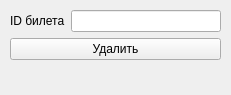
<?xml version="1.0" encoding="UTF-8"?>
<ui version="4.0">
 <class>Ticket_del_form</class>
 <widget class="QWidget" name="Ticket_del_form">
  <property name="geometry">
   <rect>
    <x>0</x>
    <y>0</y>
    <width>231</width>
    <height>95</height>
   </rect>
  </property>
  <property name="windowTitle">
   <string>Удаление билета</string>
  </property>
  <widget class="QWidget" name="formLayoutWidget_2">
   <property name="geometry">
    <rect>
     <x>10</x>
     <y>10</y>
     <width>211</width>
     <height>71</height>
    </rect>
   </property>
   <layout class="QFormLayout" name="formLayout_2">
    <item row="0" column="0">
     <widget class="QLabel" name="ticket_ID">
      <property name="styleSheet">
       <string notr="true">font: 14pt &quot;Times New Roman&quot;;</string>
      </property>
      <property name="text">
       <string>ID билета</string>
      </property>
     </widget>
    </item>
    <item row="0" column="1">
     <widget class="QLineEdit" name="ticket_ID_input">
      <property name="styleSheet">
       <string notr="true">font: 14pt &quot;Times New Roman&quot;;</string>
      </property>
     </widget>
    </item>
    <item row="1" column="0" colspan="2">
     <widget class="QPushButton" name="ticket_delete">
      <property name="styleSheet">
       <string notr="true">font: 14pt &quot;Times New Roman&quot;;</string>
      </property>
      <property name="text">
       <string>Удалить</string>
      </property>
     </widget>
    </item>
   </layout>
  </widget>
 </widget>
 <resources/>
 <connections/>
</ui>
